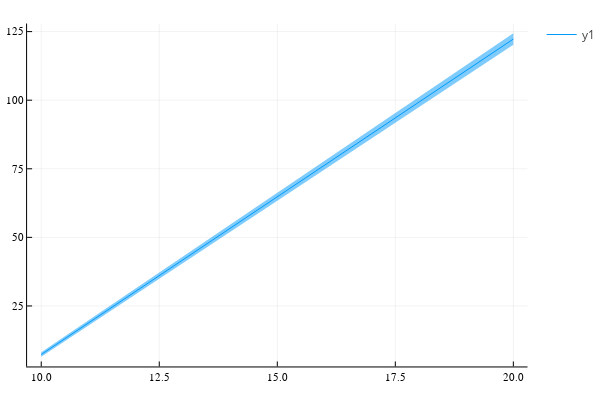

The notebook cell this image was saved under:
### Code cell
plot(vols, means_solution, ribbons=stds_solution, fillalpha=.5)

### Figure 1 — Plotly figure (JSON) as saved in the notebook; plotly's stock layout.template omitted (floating-point values rounded to 4 significant figures)
{"data": [{"colorbar": {"title": ""}, "fill": "tozeroy", "fillcolor": "rgba(0, 154, 250, 0.500)", "legendgroup": "y1", "line": {"color": "rgba(0, 154, 250, 1.000)", "dash": "solid", "shape": "linear", "width": 0}, "mode": "lines", "name": "y1", "showlegend": false, "type": "scatter", "x": [10, 20, 20, 10], "xaxis": "x", "y": [6.489, 120.2, 124.4, 8.117], "yaxis": "y", "zmax": null, "zmin": null}, {"colorbar": {"title": ""}, "fillrange": [[6.489, 120.2], [8.117, 124.4]], "legendgroup": "y1", "line": {"color": "rgba(0, 154, 250, 1.000)", "dash": "solid", "shape": "linear", "width": 1}, "mode": "lines", "name": "y1", "showlegend": true, "type": "scatter", "x": [10, 20], "xaxis": "x", "y": [7.303, 122.3], "yaxis": "y", "zmax": null, "zmin": null}], "layout": {"annotations": [], "height": 400, "legend_position": {"bgcolor": "rgba(255, 255, 255, 1.000)", "bordercolor": "rgba(0, 0, 0, 1.000)", "borderwidth": 1, "font": {"color": "rgba(0, 0, 0, 1.000)", "family": "sans-serif", "size": 11}, "title": {"font": {"color": "rgba(0, 0, 0, 1.000)", "family": "sans-serif", "size": 15}, "text": ""}, "tracegroupgap": 0, "traceorder": "normal", "x": 1, "xanchor": "auto", "y": 1, "yanchor": "auto"}, "margin": {"b": 20, "l": 0, "r": 0, "t": 20}, "paper_bgcolor": "rgba(255, 255, 255, 1.000)", "plot_bgcolor": "rgba(255, 255, 255, 1.000)", "showlegend": true, "width": 600, "xaxis": {"anchor": "y", "domain": [0.05101, 0.9934], "gridcolor": "rgba(0, 0, 0, 0.100)", "gridwidth": 0.5, "linecolor": "rgba(0, 0, 0, 1.000)", "mirror": false, "range": [9.7, 20.3], "showgrid": true, "showline": true, "showticklabels": true, "tickangle": 0, "tickcolor": "rgb(0, 0, 0)", "tickfont": {"color": "rgba(0, 0, 0, 1.000)", "family": "sans-serif", "size": 11}, "tickmode": "array", "ticks": "inside", "ticktext": ["10.0", "12.5", "15.0", "17.5", "20.0"], "tickvals": [10, 12.5, 15, 17.5, 20], "title": "", "titlefont": {"color": "rgba(0, 0, 0, 1.000)", "family": "sans-serif", "size": 15}, "type": "-", "visible": true, "zeroline": false, "zerolinecolor": "rgba(0, 0, 0, 1.000)"}, "yaxis": {"anchor": "x", "domain": [0.03762, 0.9902], "gridcolor": "rgba(0, 0, 0, 0.100)", "gridwidth": 0.5, "linecolor": "rgba(0, 0, 0, 1.000)", "mirror": false, "range": [2.952, 127.9], "showgrid": true, "showline": true, "showticklabels": true, "tickangle": 0, "tickcolor": "rgb(0, 0, 0)", "tickfont": {"color": "rgba(0, 0, 0, 1.000)", "family": "sans-serif", "size": 11}, "tickmode": "array", "ticks": "inside", "ticktext": ["25", "50", "75", "100", "125"], "tickvals": [25, 50, 75, 100, 125], "title": "", "titlefont": {"color": "rgba(0, 0, 0, 1.000)", "family": "sans-serif", "size": 15}, "type": "-", "visible": true, "zeroline": false, "zerolinecolor": "rgba(0, 0, 0, 1.000)"}}}
